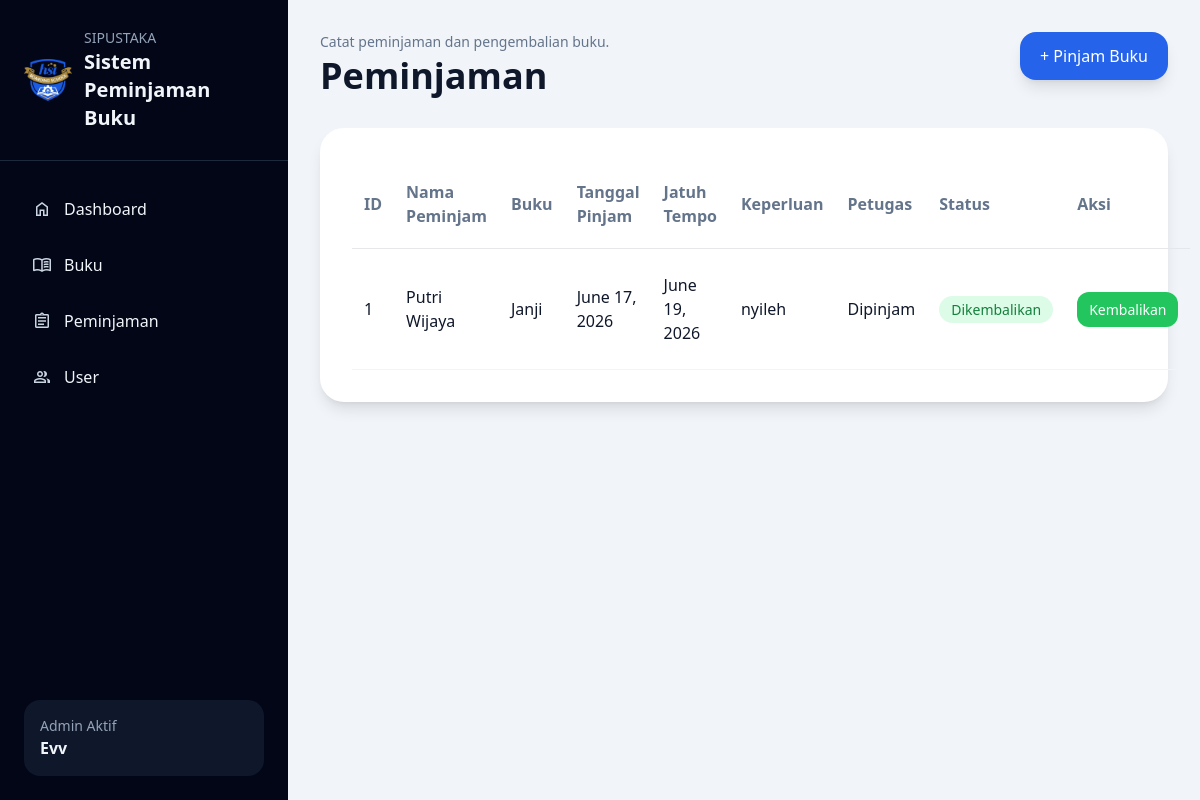
The app's page /peminjaman/ with its own data.
### peminjaman/models.py (models this page shows, shortened)
class Peminjaman(models.Model):
	siswa = models.ForeignKey(Siswa, on_delete=models.CASCADE)
	buku = models.ForeignKey(Buku, on_delete=models.CASCADE, null=True, blank=True)
	tanggal_pinjam = models.DateField(auto_now_add=True)
	jatuh_tempo = models.DateField(blank=True, null=True)
	keperluan = models.CharField(max_length=100, blank=True, null=True)
	status = models.CharField(max_length=50, default='Dipinjam')

### peminjaman/views.py (the view)
# urls.py: path('', views.peminjaman_list, name='peminjaman_list'),
def peminjaman_list(request):
    with connection.cursor() as cursor:
        cursor.execute("""
            SELECT p.id, s.nama, b.judul, p.tanggal_pinjam, p.jatuh_tempo, p.keperluan, p.status
            FROM peminjaman_peminjaman p
            JOIN siswa_siswa s ON p.siswa_id = s.id
            JOIN buku_buku b ON p.buku_id = b.id
            ORDER BY p.id
        """)
        data = cursor.fetchall()
    return render(request, 'peminjaman/list.html', {'data': data})

### templates/peminjaman/list.html
{% extends 'base.html' %}
{% block content %}
<div class="flex justify-between items-start mb-8">
    <div>
        <p class="text-sm text-slate-500 mb-1">
            Catat peminjaman dan pengembalian buku.
        </p>
        <h1 class="text-4xl font-bold">
            Peminjaman
        </h1>
    </div>
    <a href="/peminjaman/tambah/"
        class="inline-flex items-center gap-2 rounded-2xl bg-blue-600 text-white px-5 py-3 shadow-lg hover:bg-blue-700 transition">
        + Pinjam Buku
    </a>
</div>
<div class="bg-white rounded-3xl shadow-lg p-8">
    <table class="w-full">
        <thead>
            <tr class="border-b text-slate-500">
                <th class="text-left py-5 px-3">ID</th>
                <th class="text-left py-5 px-3">Nama Peminjam</th>
                <th class="text-left py-5 px-3">Buku</th>
                <th class="text-left py-5 px-3">Tanggal Pinjam</th>
                <th class="text-left py-5 px-3">Jatuh Tempo</th>
                <th class="text-left py-5 px-3">Keperluan</th>
                <th class="text-left py-5 px-3">Petugas</th>
                <th class="text-left py-5 px-3">Status</th>
                <th class="text-left py-5 px-3">Aksi</th>
            </tr>
        </thead>
        <tbody>
            {% for item in data %}
            <tr class="border-b border-slate-100">
                <td class="py-6 px-3">{{ item.0 }}</td>
                <td class="py-6 px-3">
                    {{ item.1 }}
                </td>
                <td class="py-6 px-3">
                    {{ item.2 }}
                </td>
                <td class="py-6 px-3">
                    {{ item.3 }}
                </td>
                <td class="py-6 px-3">
                    {{ item.4 }}
                </td>
                <td class="py-6 px-3">
                    {{ item.5 }}
                </td>
                <td class="py-6 px-3">
                    {{ item.6 }}
                </td>
                <td class="py-6 px-3">
                    {% if item.7 == 'Dipinjam' %}
                    <span class="bg-yellow-100 text-yellow-700 px-3 py-1 rounded-full text-sm">
                        Dipinjam
                    </span>
                    {% else %}
                    <span class="bg-green-100 text-green-700 px-3 py-1 rounded-full text-sm">
                        Dikembalikan
                    </span>
                    {% endif %}
                </td>
                <td class="py-6 px-3">
                    {% if item.6 != 'Dikembalikan' %}
                    <a href="/peminjaman/kembalikan/{{ item.0 }}/"
                        class="bg-green-500 hover:bg-green-600 text-white px-3 py-2 rounded-xl text-sm">
                        Kembalikan
                    </a>
                    {% endif %}
                </td>
            </tr>
            {% empty %}
            <tr>
                <td colspan="9" class="text-center py-10 text-slate-500">
                    Belum ada transaksi
                </td>
            </tr>
            {% endfor %}
        </tbody>
    </table>
</div>
{% endblock %}

### records on screen
Peminjaman: id "1", item "Putri Wijaya", item "Janji", tanggal_pinjam "June 17, 2026", jatuh_tempo "June 19, 2026", keperluan "nyileh", status "Dipinjam"
